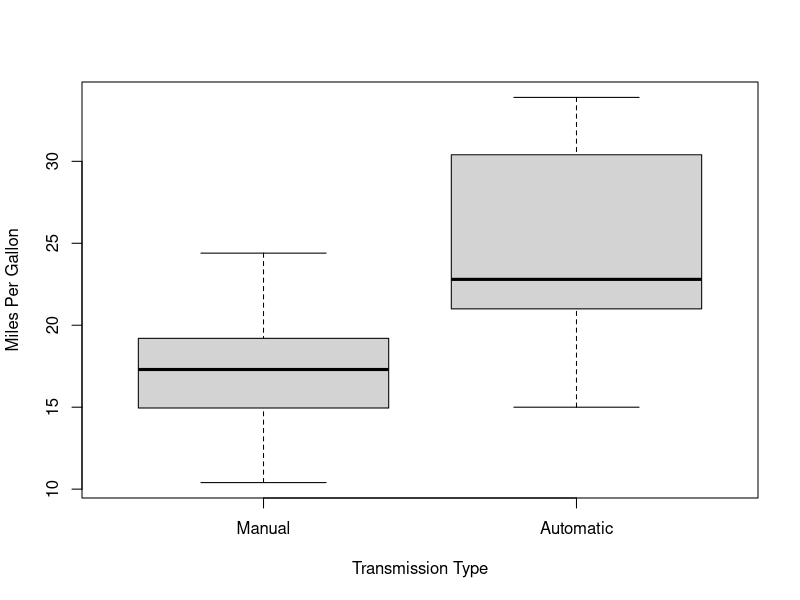
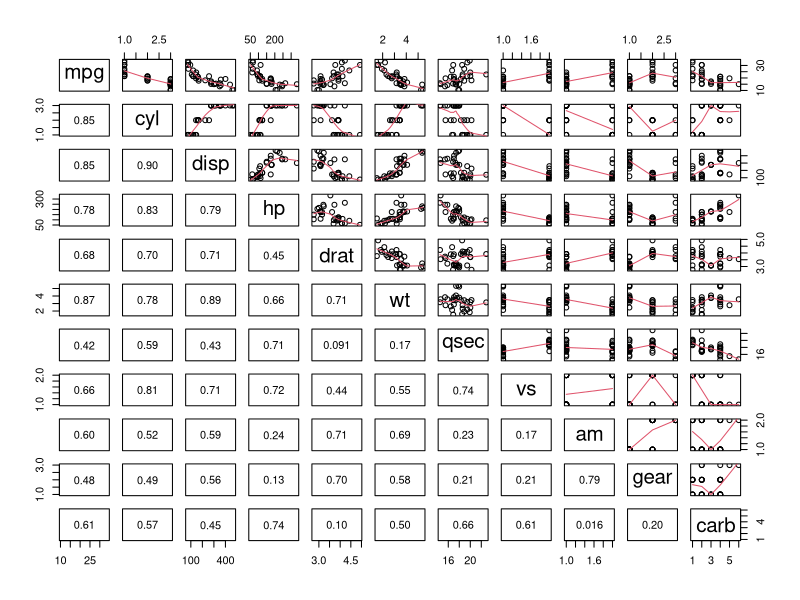
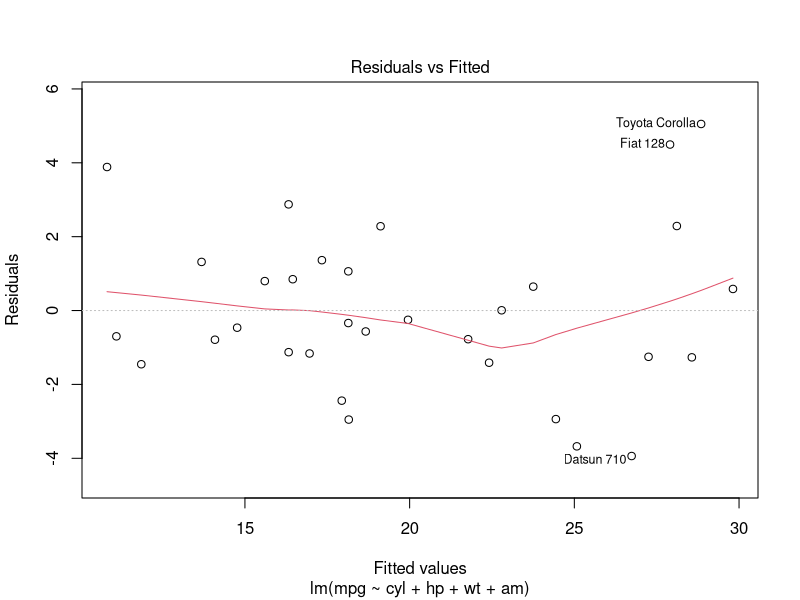
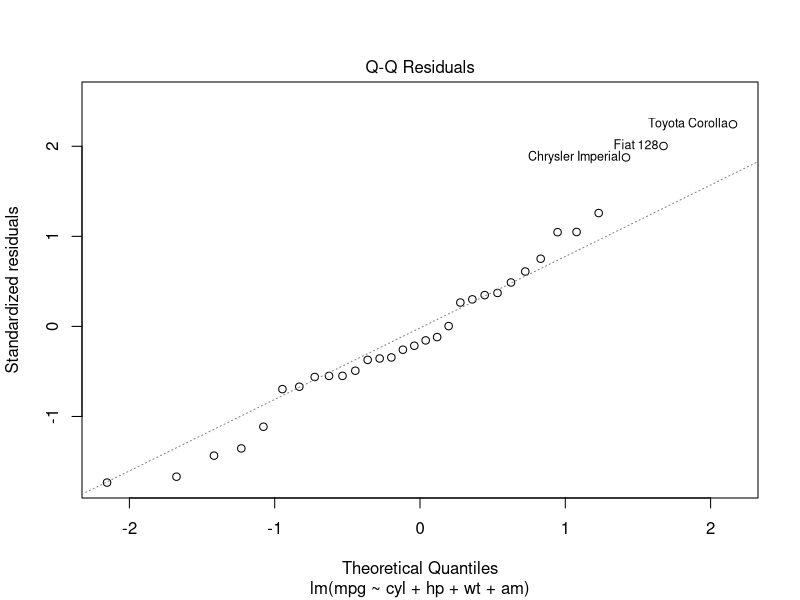
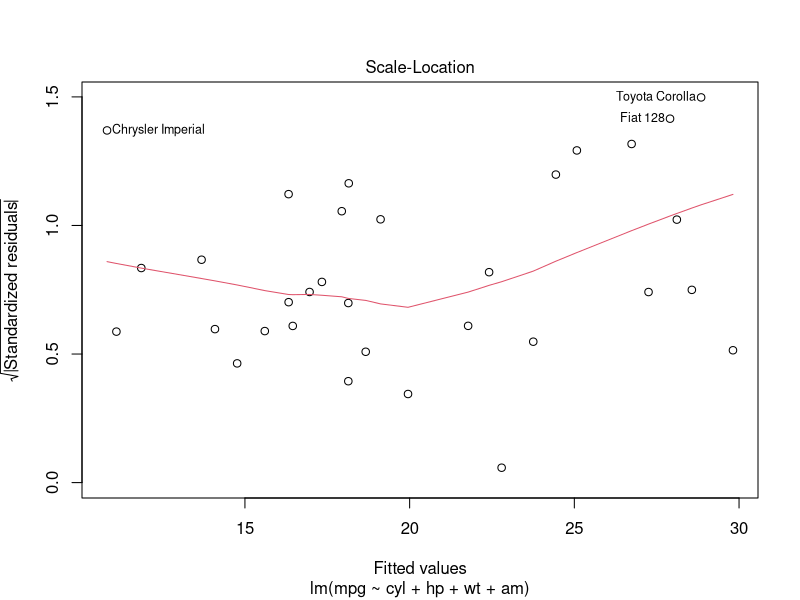
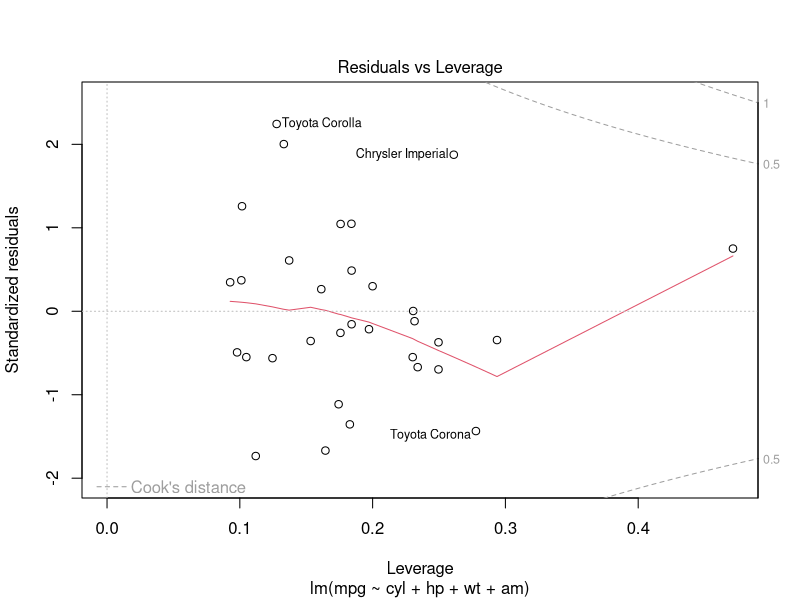

These figures' R source, in order:
## ---- chunk 1
# Load data
data(mtcars)

# Convert dome data to factors for easier handling
mtcars$cyl  <- factor(mtcars$cyl)
mtcars$vs   <- factor(mtcars$vs)
mtcars$am   <- factor(mtcars$am)
mtcars$gear <- factor(mtcars$gear)
mtcars$carb <- factor(mtcars$carb)

# export into global environment for easier access
attach(mtcars)
## ---- chunk 2
# First, we build a model with all variables
full.model <- lm(mpg ~ ., mtcars)

# we use 'step' to select the model with the most significant variables
best.model <- step(full.model, direction = "both", trace = 0)

summary(best.model)
## ---- chunk 3
boxplot(mpg[am==0],mpg[am==1], ylab ="Miles Per Gallon", xlab ="Transmission Type", names=c("Manual", "Automatic"))
## ---- chunk 4
panel.cor <- function(x, y, digits = 2, prefix = "", cex.cor, ...)
{
    usr <- par("usr"); on.exit(par(usr))
    par(usr = c(0, 1, 0, 1))
    r <- abs(cor(x, y))
    txt <- format(c(r, 0.123456789), digits = digits)[1]
    txt <- paste0(prefix, txt)
    if(missing(cex.cor)) cex.cor <- 0.8/strwidth(txt)
    text(0.5, 0.5, txt)
}
## ---- chunk 5
pairs(mtcars, upper.panel=panel.smooth, lower.panel=panel.cor)
## ---- chunk 6
plot(best.model, which=1)
## ---- chunk 7
plot(best.model, which=2)
## ---- chunk 8
plot(best.model, which=3)
## ---- chunk 9
plot(best.model, which=5)
